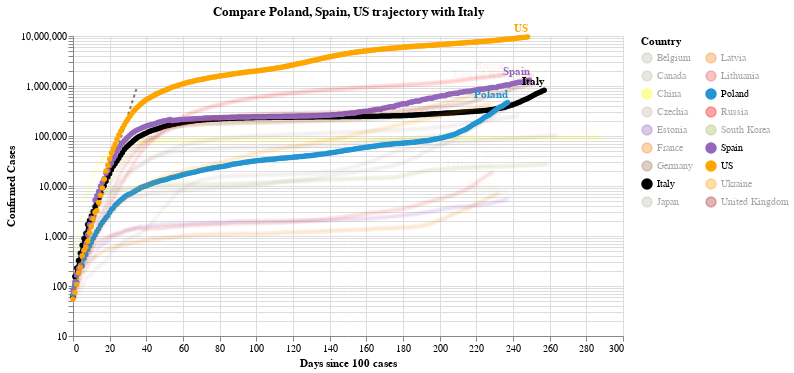

Notebook code for this chart:
### Code cell
#hide_input
chart2 = make_since_chart(dff2, ['Poland', 'Spain', 'US'], baseline_countries)
chart2

### Figure 1 — Vega-Lite specification as saved in the notebook (floating-point values rounded to 4 significant figures; data arrays with more than 128 entries replaced by an {"elided": "..."} marker saying what was removed)
{"config": {"view": {"continuousWidth": 400, "continuousHeight": 300}}, "layer": [{"data": {"name": "data-628230001892d6798b50651be41d1b3e"}, "mark": {"type": "line", "color": "black", "opacity": 0.5, "strokeDash": [3, 3]}, "encoding": {"x": {"type": "quantitative", "field": "Days since 100 cases"}, "y": {"type": "quantitative", "field": "Confirmed Cases"}}}, {"data": {"name": "data-e0d4f63c07f1733d0fa15c80830dad52"}, "mark": {"type": "line", "point": true}, "encoding": {"color": {"type": "nominal", "field": "Country", "legend": {"columns": 2}, "scale": {"domain": ["Belgium", "Canada", "China", "Czechia", "Estonia", "France", "Germany", "Italy", "Japan", "Latvia", "Lithuania", "Poland", "Russia", "South Korea", "Spain", "US", "Ukraine", "United Kingdom"], "range": ["#C1B7AD", "#C1B7AD", "yellow", "#C1B7AD", "#9467bd", "#F58518", "#9D755D", "black", "#C1B7AD", "#F58518", "#E45756", "#2495D3", "red", "#A1BA59", "#9467bd", "orange", "orange", "brown"]}}, "opacity": {"condition": {"value": 1, "selection": "selector004"}, "value": 0.05}, "tooltip": [{"type": "nominal", "field": "Country"}, {"type": "temporal", "field": "Date"}, {"type": "quantitative", "field": "Confirmed Cases"}, {"type": "quantitative", "field": "Days since 100 cases"}], "x": {"type": "quantitative", "field": "Days since 100 cases"}, "y": {"type": "quantitative", "field": "Confirmed Cases", "scale": {"type": "log"}}}, "selection": {"selector004": {"type": "multi", "fields": ["Country"], "bind": "legend", "init": [{"Country": "Poland"}, {"Country": "Spain"}, {"Country": "US"}, {"Country": "Italy"}]}}, "width": 550}, {"data": {"name": "data-e0d4f63c07f1733d0fa15c80830dad52"}, "mark": {"type": "text", "align": "right", "dy": -8, "fontWeight": "bold"}, "encoding": {"color": {"type": "nominal", "field": "Country", "legend": {"columns": 2}, "scale": {"domain": ["Belgium", "Canada", "China", "Czechia", "Estonia", "France", "Germany", "Italy", "Japan", "Latvia", "Lithuania", "Poland", "Russia", "South Korea", "Spain", "US", "Ukraine", "United Kingdom"], "range": ["#C1B7AD", "#C1B7AD", "yellow", "#C1B7AD", "#9467bd", "#F58518", "#9D755D", "black", "#C1B7AD", "#F58518", "#E45756", "#2495D3", "red", "#A1BA59", "#9467bd", "orange", "orange", "brown"]}}, "opacity": {"condition": {"value": 1, "selection": "selector004"}, "value": 0.05}, "text": {"type": "nominal", "field": "Country"}, "tooltip": [{"type": "nominal", "field": "Country"}, {"type": "temporal", "field": "Date"}, {"type": "quantitative", "field": "Confirmed Cases"}, {"type": "quantitative", "field": "Days since 100 cases"}], "x": {"type": "quantitative", "field": "Days since 100 cases"}, "y": {"type": "quantitative", "field": "Confirmed Cases", "scale": {"type": "log"}}}, "transform": [{"filter": "(datum['Date'] >= 1604534400000)"}], "width": 550}], "title": "Compare Poland, Spain, US trajectory with Italy", "$schema": "https://vega.github.io/schema/vega-lite/v4.8.1.json", "datasets": {"data-628230001892d6798b50651be41d1b3e": [{"Days since 100 cases": 0, "Confirmed Cases": 100.0}, {"Days since 100 cases": 1, "Confirmed Cases": 130.0}, {"Days since 100 cases": 2, "Confirmed Cases": 169.0}, {"Days since 100 cases": 3, "Confirmed Cases": 219.7}, {"Days since 100 cases": 4, "Confirmed Cases": 285.6}, {"Days since 100 cases": 5, "Confirmed Cases": 371.3}, {"Days since 100 cases": 6, "Confirmed Cases": 482.7}, {"Days since 100 cases": 7, "Confirmed Cases": 627.5}, {"Days since 100 cases": 8, "Confirmed Cases": 815.7}, {"Days since 100 cases": 9, "Confirmed Cases": 1060.0}, {"Days since 100 cases": 10, "Confirmed Cases": 1379.0}, {"Days since 100 cases": 11, "Confirmed Cases": 1792.0}, {"Days since 100 cases": 12, "Confirmed Cases": 2330.0}, {"Days since 100 cases": 13, "Confirmed Cases": 3029.0}, {"Days since 100 cases": 14, "Confirmed Cases": 3937.0}, {"Days since 100 cases": 15, "Confirmed Cases": 5119.0}, {"Days since 100 cases": 16, "Confirmed Cases": 6654.0}, {"Days since 100 cases": 17, "Confirmed Cases": 8650.0}, {"Days since 100 cases": 18, "Confirmed Cases": 11250.0}, {"Days since 100 cases": 19, "Confirmed Cases": 14620.0}, {"Days since 100 cases": 20, "Confirmed Cases": 19000.0}, {"Days since 100 cases": 21, "Confirmed Cases": 24710.0}, {"Days since 100 cases": 22, "Confirmed Cases": 32120.0}, {"Days since 100 cases": 23, "Confirmed Cases": 41750.0}, {"Days since 100 cases": 24, "Confirmed Cases": 54280.0}, {"Days since 100 cases": 25, "Confirmed Cases": 70560.0}, {"Days since 100 cases": 26, "Confirmed Cases": 91730.0}, {"Days since 100 cases": 27, "Confirmed Cases": 119300.0}, {"Days since 100 cases": 28, "Confirmed Cases": 155000.0}, {"Days since 100 cases": 29, "Confirmed Cases": 201500.0}, {"Days since 100 cases": 30, "Confirmed Cases": 262000.0}, {"Days since 100 cases": 31, "Confirmed Cases": 340600.0}, {"Days since 100 cases": 32, "Confirmed Cases": 442800.0}, {"Days since 100 cases": 33, "Confirmed Cases": 575600.0}, {"Days since 100 cases": 34, "Confirmed Cases": 748300.0}, {"Days since 100 cases": 35, "Confirmed Cases": 972800.0}], "data-e0d4f63c07f1733d0fa15c80830dad52": {"elided": "4461 records"}}}
